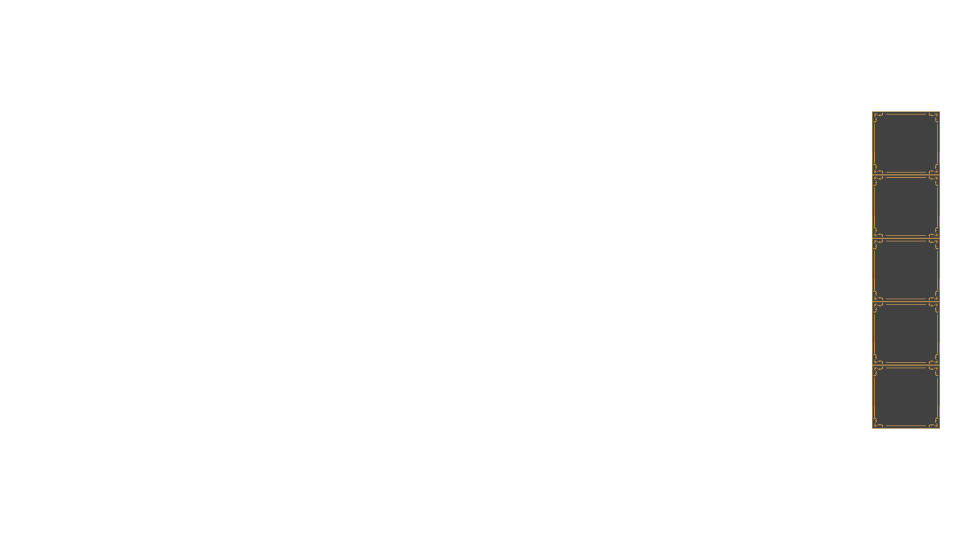
#> input picture assets/ipucu.png, 1920 x 1080 px, found by its file name (shown at 1/2 size)
$ python find_slots.py
#> lines starting #> are read from the running program, lines starting #| are printed output that depends on the picture; after the words box and inside, x2 and y2 are one past the last pixel; in counts of white or black regions, pixels touching at a corner belong together
from PIL import Image
import numpy as np

img = Image.open("assets/ipucu.png")
#> img is the input picture: PIL image 1920x1080 RGBA; mean R, G, B, A 0.7, 0.5, 0.2, 8.1
alpha = np.array(img.split()[-1])
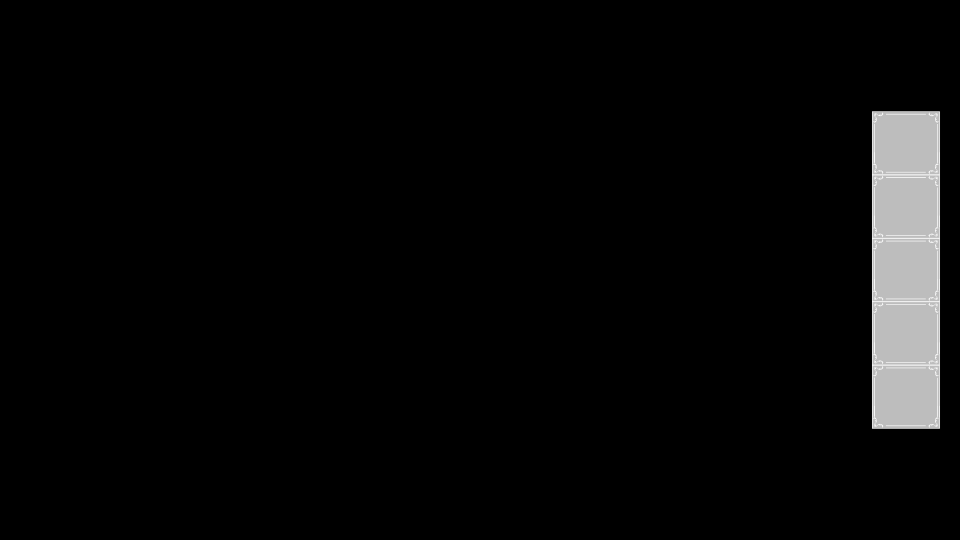
#> alpha: shape (1080, 1920) (shown at 1/2 size); min 0, max 255, mean 8.1
# Crop to the bbox
alpha = alpha[95:985, 1743:1881]
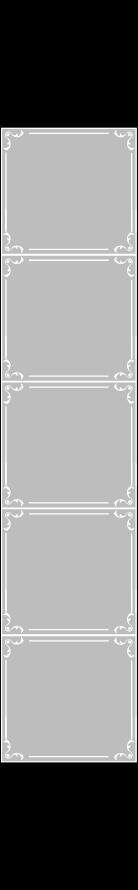
#> alpha: shape (890, 138); min 0, max 255, mean 136.2
# Find horizontal lines where alpha > 0
row_sums = np.sum(alpha, axis=1)
#> row_sums = 890 values, max 34674 at index 381, min 0 at index 0, mean 18795.6
# Print the non-zero segments
segments = []
start = None
for i, val in enumerate(row_sums):
    if val > 0 and start is None:
        start = i
    elif val == 0 and start is not None:
        segments.append((start, i))
        start = None
#> this loop made 890 passes
#> start on pass 128: 127
#> after the loop, segments = [(127, 763)]
if start is not None:
    segments.append((start, len(row_sums)))

for i, seg in enumerate(segments):
    print(f"Slot {i}: {seg[0]+95} to {seg[1]+95}, height: {seg[1]-seg[0]}")
#> this loop made 1 pass
#| Slot 0: 222 to 858, height: 636

$ run again, with assets/cerceve.png copied over assets/ipucu.png
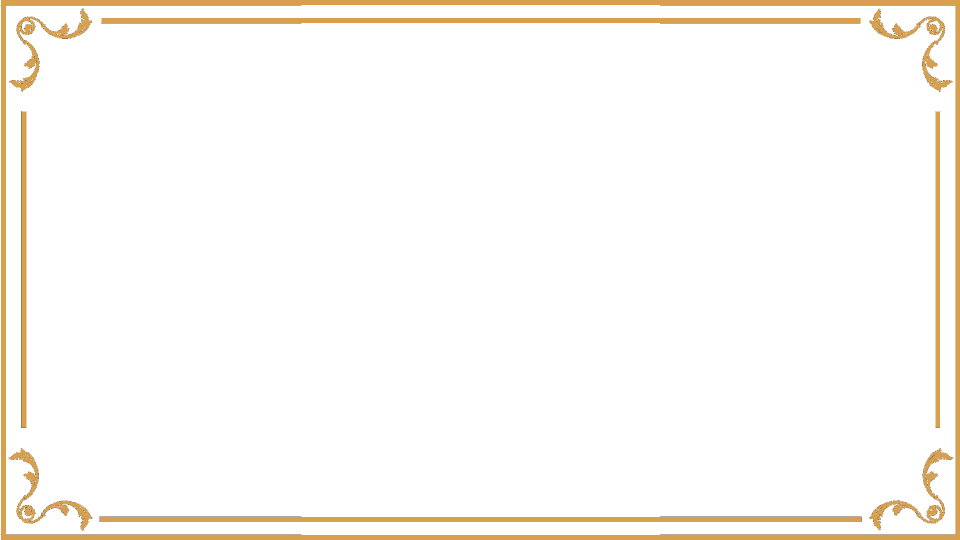
#> input picture assets/cerceve.png, 1920 x 1080 px, found by its file name (shown at 1/2 size)
#> img is the input picture: PIL image 1920x1080 RGBA; mean R, G, B, A 73.7, 70.5, 65.7, 15.2
#> `alpha = np.array(img.split()[-1])`:
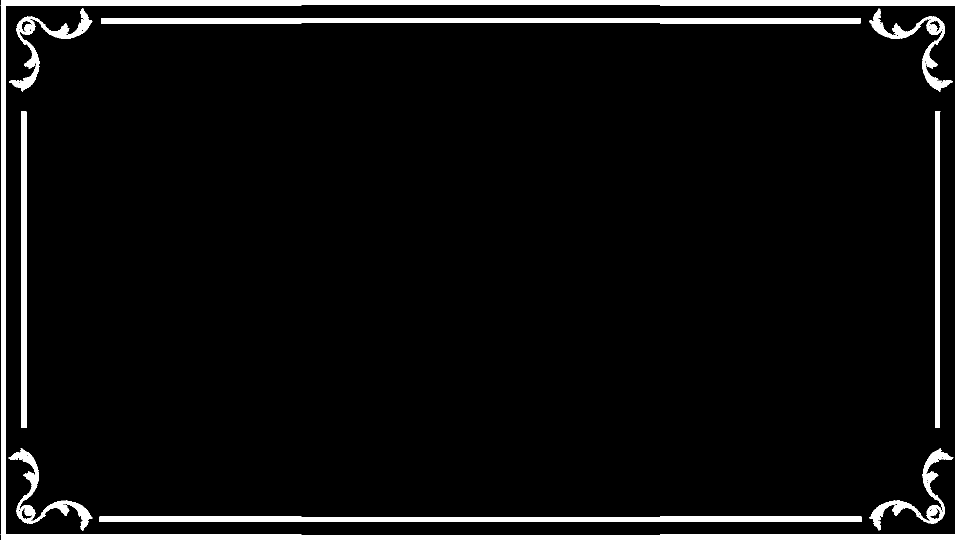
#> alpha: shape (1080, 1920) (shown at 1/2 size); 5.9% white; 9 white regions, largest, box (x1, y1, x2, y2) and area: (1, 0, 1920, 1080) 60866, (199, 1033, 1724, 1044) 16057, (202, 36, 1721, 47) 15982
#> `alpha = alpha[95:985, 1743:1881]`:
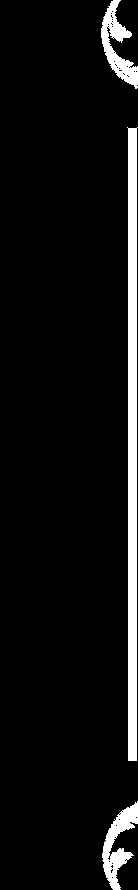
#> alpha: shape (890, 138); 6.8% white; 3 white regions, box (x1, y1, x2, y2) and area: (127, 127, 138, 761) 5699, (102, 801, 138, 890) 1332, (101, 0, 138, 89) 1327
#> row_sums = 890 values, max 7905 at index 855, min 0 at index 89, mean 2394.7
#> the loop `for i, val in enumerate(row_sums):` made 890 passes
#> val on passes 1 to 8: 2040, 2295, 2040, 2295, 2040, 2040, 2550, 2040
#> after the loop `for i, val in enumerate(row_sums):`: segments = [(0, 89), (127, 761)]; start = 801
#> the loop `for i, seg in enumerate(segments):` made 3 passes
#> seg on passes 1 to 3: (0, 89), (127, 761), (801, 890)
#> (printed output is left out)
